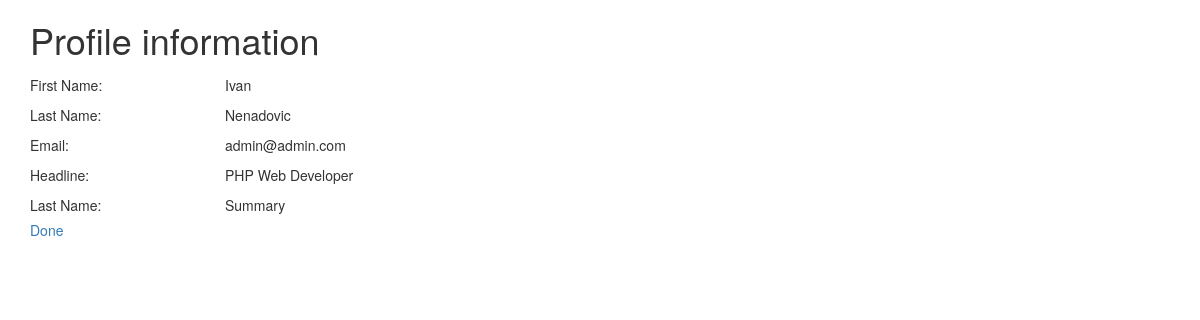
Before: /view.php?profile_id=2 (signed in) with the older database file.
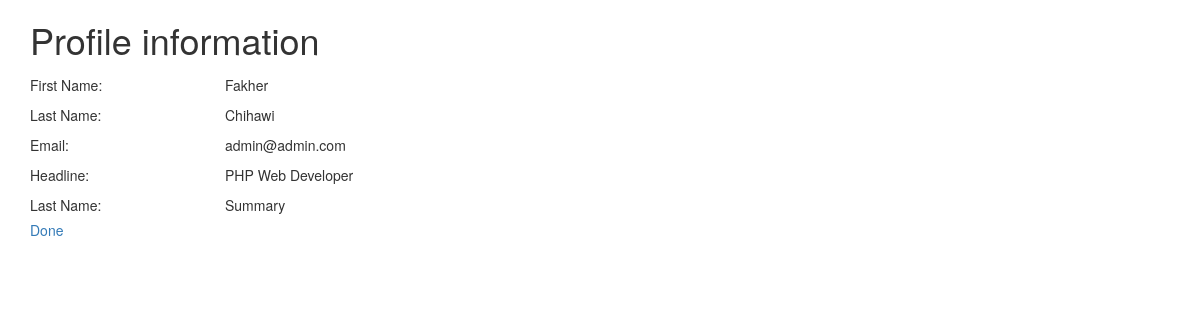
After: the same page with the newer database file.
### tables this page shows
CREATE TABLE IF NOT EXISTS `profile` (
  `profile_id` int(11) NOT NULL AUTO_INCREMENT,
  `user_id` int(11) NOT NULL,
  `first_name` text,
  `last_name` text,
  `email` text,
  `headline` text,
  `summary` text,
  PRIMARY KEY (`profile_id`),
  KEY `profile_ibfk_2` (`user_id`)
);

### view.php (the view, shortened to what this page needs)
<?php
try
{
    $pdo = new PDO("mysql:host=localhost;dbname=coursera_javascript_jquery_and_json", "root", "");
    $pdo->setAttribute(PDO::ATTR_ERRMODE, PDO::ERRMODE_EXCEPTION);
}
catch(PDOException $e)
{
    echo "Connection failed: " . $e->getMessage();
    die();
}
if (isset($_REQUEST['profile_id']))
{
    $profile_id = htmlentities($_REQUEST['profile_id']);
    $stmt = $pdo->prepare("
        SELECT * FROM profile
        WHERE profile_id = :profile_id
    ");
    $stmt->execute([
        ':profile_id' => $profile_id,
    ]);
    $profile = $stmt->fetch(PDO::FETCH_OBJ);
}
?>
<!DOCTYPE html>
<html>
    <head>
        <link href="https://maxcdn.bootstrapcdn.com/bootstrap/3.3.7/css/bootstrap.min.css" rel="stylesheet">
    </head>
    <body>
        <div class="container">
            <h1>Profile information</h1>
            <div class="row">
                <div class="col-sm-2">First Name:</div>
                <div class="col-sm-4">
                    <?php echo $profile->first_name; ?>
                </div>
            </div>
            <div class="row">
                <div class="col-sm-2">Last Name:</div>
                <div class="col-sm-4">
                    <?php echo $profile->last_name; ?>
                </div>
            </div>
            <div class="row">
                <div class="col-sm-2">Email:</div>
                <div class="col-sm-4">
                    <?php echo $profile->email; ?>
                </div>
            </div>
            <div class="row">
                <div class="col-sm-2">Headline:</div>
                <div class="col-sm-4">
                    <?php echo $profile->headline; ?>
                </div>
            </div>
            <div class="row">
                <div class="col-sm-2">Last Name:</div>
                <div class="col-sm-8">
                    <?php echo $profile->summary; ?>
                </div>
            </div>
            <p><a href="index.php">Done</a></p>
        </div>
    </body>
</html>

Changed rows visible on the page:
changed profile "admin@admin.com": first_name "Ivan" → "Fakher"; last_name "Nenadovic" → "Chihawi"
